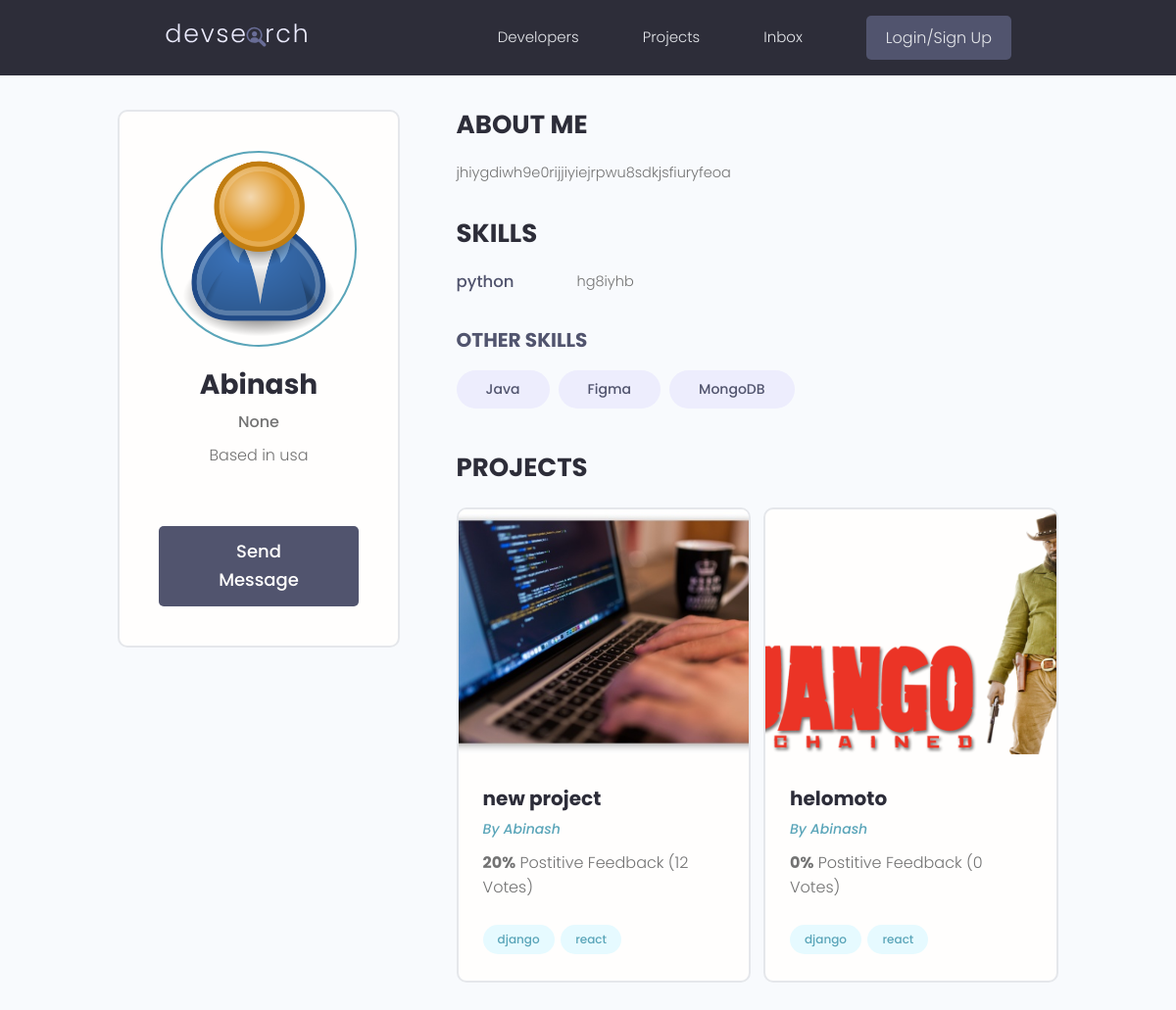
Screenshot of /profile/207ac482-ba99-4011-ad89-a31082eb62a0 with the database file from the repository.
### users/models.py (models this page shows, shortened)
class Profile(models.Model):
    user = models.OneToOneField(User, on_delete=models.CASCADE, null=True, blank=True)
    name = models.CharField(max_length=200, blank=True, null=True)
    email = models.EmailField(max_length=500, blank=True, null=True)
    username = models.CharField(max_length=200, blank=True, null=True)
    location = models.CharField(max_length=200, blank=True, null=True)
    short_intro = models.CharField(max_length=200, blank=True, null=True)
    bio = models.TextField(blank=True, null=True)
    profile_image = models.ImageField(null=True, blank=True, upload_to = 'profiles/', default="profiles/user-default.png")
    social_github = models.CharField(max_length=200, blank=True, null=True)
    social_twitter = models.CharField(max_length=200, blank=True, null=True)
    social_facebook = models.CharField(max_length=200, blank=True, null=True)
    social_linkedin = models.CharField(max_length=200, blank=True, null=True)
    social_website = models.CharField(max_length=200, blank=True, null=True)
    created = models.DateTimeField(auto_now_add=True)
    id = models.UUIDField(default=uuid.uuid4, unique=True,
                          primary_key=True, editable=False)

class Skill(models.Model):
    owner = models.ForeignKey(Profile, on_delete=models.CASCADE, null= True, blank=True)
    name = models.CharField(max_length=200, blank=True, null=True)
    description = models.TextField(null=True, blank=True)
    created = models.DateTimeField(auto_now_add=True)
    id = models.UUIDField(default=uuid.uuid4, unique=True,
                          primary_key=True, editable=False)
    def __str__(self):
        return str(self.name)

### projects/models.py (models this page shows, shortened)
class Project(models.Model):
    owner = models.ForeignKey(Profile, null=True, blank=True, on_delete=models.SET_NULL)
    title = models.CharField(max_length=200)
    description = models.TextField(null=True, blank=True)
    featured_image = models.ImageField(null=True, blank=True, default="default.jpg")
    demo_link = models.CharField(max_length=2000, null=True, blank=True)
    source_link = models.CharField(max_length=2000, null=True, blank=True)
    tags = models.ManyToManyField('Tag', blank=True)
    vote_total = models.IntegerField(default=0, null=True, blank=True)
    vote_ratio = models.IntegerField(default=0, null=True, blank=True)
    created = models.DateTimeField(auto_now_add=True)
    id = models.UUIDField(default=uuid.uuid4, unique=True,
                          primary_key=True, editable=False)

class Tag(models.Model):
    name = models.CharField(max_length=200)
    created = models.DateTimeField(auto_now_add=True)
    id = models.UUIDField(default=uuid.uuid4, unique=True,
                          primary_key=True, editable=False)
    def __str__(self):
        return self.name

### users/views.py (the view)
# urls.py: path('profile/<str:pk>', views.userProfile, name="user-profile"),
def userProfile(request, pk):
    profile = Profile.objects.get(id=pk)
    topSkills = profile.skill_set.exclude(description="")
    otherSkills = profile.skill_set.filter(description="")
    context = {'profile': profile, 'topSkills': topSkills,
               'otherSkills': otherSkills}
    return render(request, 'users/user-profile.html', context)

### users/templates/users/user-profile.html (shortened to what this page needs)
{% extends 'base.html' %}
{% block content %}
<main class="profile my-md">
  <div class="container">
    <div class="layout">
      <div class="column column--1of3">
        <div class="card text-center">
          <div class="card__body dev">
            <img class="avatar avatar--xl" src="{{ profile.profile_image.url }}" />
            <h2 class="dev__name">{{profile.name}}</h2>
            <p class="dev__title">{{profile.short_intro}}</p>
            <p class="dev__location">Based in {{profile.location}}</p>
            <a href="#" class="btn btn--sub btn--lg">Send Message </a>
          </div>
        </div>
      </div>
      <div class="column column--2of3">
        <div class="devInfo">
          <h3 class="devInfo__title">About Me</h3>
          <p class="devInfo__about">{{profile.bio}}</p>
        </div>
        <div class="devInfo">
          <h3 class="devInfo__title">Skills</h3>
          <div class="devInfo__skills">
            {% for skill in topSkills %}
            <div class="devSkill">
              <h4 class="devSkill__title">{{skill.name}}</h4>
              <p class="devSkill__info">{{skill.description}}</p>
            </div>
            {% endfor %}
            <h3 class="devInfo__subtitle">Other Skills</h3>
            <div class="devInfo__otherSkills">
              {% for skill in otherSkills %}
              <span class="tag tag--pill tag--sub tag--lg">
                <small>{{skill}}</small>
              </span>
              {% endfor %}
            </div>
          </div>
        </div>
        <div class="devInfo">
          <h3 class="devInfo__title">Projects</h3>
          <div class="grid grid--two">
            {% for project in profile.project_set.all %}
            <div class="column">
              <div class="card project">
                <a href="{% url 'project' project.id %}" class="project">
                  <img class="project__thumbnail" src="{{project.featured_image.url}}" alt="project thumbnail" />
                  <div class="card__body">
                    <h3 class="project__title">{{project.title}}</h3>
                    <p><a class="project__author" href="{% url 'user-profile' project.owner.id %}">By {{project.owner.name}}</a></p>
                    <p class="project--rating">
                      <span style="font-weight: bold;">{{project.vote_ratio}}%</span> Postitive
                      Feedback ({{project.vote_total}} Vote{{project.vote_total|pluralize:"s"}})
                    </p>
                    <div class="project__tags">
                      {% for tag in project.tags.all %}
                      <span class="tag tag--pill tag--main">
                        <small>{{tag}}</small>
                      </span>
                      {% endfor %}
                    </div>
                  </div>
                </a>
              </div>
            </div>
            {% endfor %}
          </div>
        </div>
      </div>
    </div>
  </div>
</main>
{% endblock content %}

### static/styles/app.css (style rules this page uses)
:root { --color-sub: #2d2d39; }
.btn--sub { background-color: var(--color-sub-light); }
.card { border: 2px solid var(--color-light); }
img { width: 100%; }
.profile .card > .dev { padding: 4rem; }
.dev__name { color: var(--color-sub); font-size: 2.8rem; font-weight: 700; margin-top: 1rem; margin-bottom: 0.5rem; }
.dev__title { font-size: 1.6rem; font-weight: 500; line-height: 1.3; }
.dev__location { margin-top: 1rem; }
.devInfo { margin-bottom: 3rem; }
.devInfo__title, .devInfo__subtitle { font-size: 2.6rem; color: var(--color-sub); text-transform: uppercase; font-weight: 700; margin-bottom: 1.5rem; }
.devInfo__subtitle { font-size: 2rem; color: var(--color-sub-light); }
.devInfo__about, .devSkill__info { font-size: 1.45rem; line-height: 1.7; text-align: justify; }
.devSkill { margin-bottom: 3rem; }
.devSkill__title { font-size: 1.65rem; font-weight: 500; color: var(--color-sub-light); }
@media screen and (min-width: 700px) { .devSkill { display: flex; justify-content: space-between; gap: 3rem; } }
@media screen and (min-width: 700px) { .devSkill__info { flex-basis: 80%; } }
.project__author { font-size: 1.4rem; font-style: italic; }
.project--rating { margin-bottom: 1.6em; margin-top: .5em; }
.project__thumbnail { height: 25rem; object-fit: cover; object-position: top center; }
.project__title { font-size: 2rem; font-weight: 700; color: var(--color-sub); }

### static/uikit/styles/modules/_variables.css (style rules this page uses)
:root { --color-main: #5aa5b9; --color-main-light: #e6faff; --color-sub: #3f4156; --color-sub-light: #51546e; --color-sub-lighter: #ededfd; --color-text: #737373; --color-gray: #8b8b8b; --color-light: #e5e7eb; --color-light-gray: #767676; --color-bg: #f8fafd; --color-white: #fffefd; --color-white-light: #f3f3f3; --color-success: #359e64; --color-success-bg: #def8e8; --color-error: #fc4b0b; --color-error-bg: #fff2ee; --font-base: 'Poppins', arial, helvetica, 'Segoe UI', roboto, ubuntu, sans-serif; --font-monospace: 'Fira Code', 'Courier New', courier, monospace; --font-regular: 300; --font-medium: 500; --font-bold: 700; --generic-shadow: 1px 1px 5px #00000010; --generic-transition: all 0.3s ease-in-out; }

### static/uikit/styles/modules/_base.css (style rules this page uses)
* { margin: 0; padding: 0; box-sizing: border-box; text-rendering: optimizeLegibility; color: inherit; font-size: inherit; }
html { font-size: 50%; }
@media only screen and (min-width: 480px) { html { font-size: 56.25%; } }
@media only screen and (min-width: 1200px) { html { font-size: 62.5%; } }
body { line-height: 1.6; font-weight: 400; font-size: 1.5rem; color: var(--color-text); background-color: var(--color-bg); min-height: 100vh; }

### static/uikit/styles/modules/_typography.css (style rules this page uses)
* { font-family: var(--font-base); }
h2 { font-size: 3.6rem; font-weight: var(--font-bold); }
h3 { font-size: 3.2rem; font-weight: var(--font-medium); }
h4 { font-size: 2.8rem; font-weight: var(--font-medium); }
p, span, strong { font-size: 1.6rem; color: var(--color-text); font-weight: var(--font-regular); }
a { padding-bottom: 2px; text-decoration: none; display: inline-block; color: var(--color-main); font-weight: var(--font-medium); }

### static/uikit/styles/modules/_utilities.css (style rules this page uses)
.container { width: 92%; max-width: 165rem; margin: 0 auto; box-sizing: border-box; }
@media screen and (min-width: 1000px) { .container { width: 90%; } }
@media screen and (min-width: 1200px) { .container { width: 80%; } }
.text-center { text-align: center; }
.my-md { margin: 3rem auto; }

### static/uikit/styles/modules/_avatar.css (style rules this page uses)
.avatar { border-radius: 50%; border: 2px solid var(--color-main); object-fit: cover; }
.avatar--xl { height: 20rem; width: 20rem; }

### static/uikit/styles/modules/_button.css (style rules this page uses)
.btn { display: inline-block; position: relative; cursor: pointer; background-color: var(--color-light); font-weight: var(--font-medium); color: var(--color-sub); text-decoration: none; padding: 1rem 2rem; border-radius: 0.5rem; border: none; width: -webkit-fit-content; width: -moz-fit-content; width: fit-content; height: -webkit-fit-content; height: -moz-fit-content; height: fit-content; font-size: 1.6rem; outline-width: 0; outline-color: transparent; -webkit-backface-visibility: hidden; backface-visibility: hidden; transition: all 0.3s ease-in-out; }
.btn--sub { background-color: var(--color-sub); color: var(--color-white); }
.btn--lg { font-size: 1.8rem; padding: 1.2rem 4.5rem; }

### static/uikit/styles/modules/_card.css (style rules this page uses)
.card { border-radius: 1rem; background-color: var(--color-white); border: 1.5px solid var(--color-light); width: auto; height: auto; margin-top: 0.5rem; margin-bottom: 0.5rem; overflow: hidden; }
.card__body, .card__header { padding: 2rem 2.5rem; }

### rows the page displays
Profile: profile_image (placeholder picture), name "Abinash", short_intro "None", location "usa", bio "jhiygdiwh9e0rijjiyiejrpwu8sdkjsfiuryfeoa"
Skill: name "python", description "hg8iyhb"
Skill: name "Java"
Skill: name "Figma"
Skill: name "MongoDB"
Project: featured_image (picture), title "new project", owner.name "Abinash", vote_ratio "20", vote_total "12"
Tag: name "django"
Tag: name "react"
Project: featured_image (picture), title "helomoto", owner.name "Abinash", vote_ratio "0", vote_total "0"
